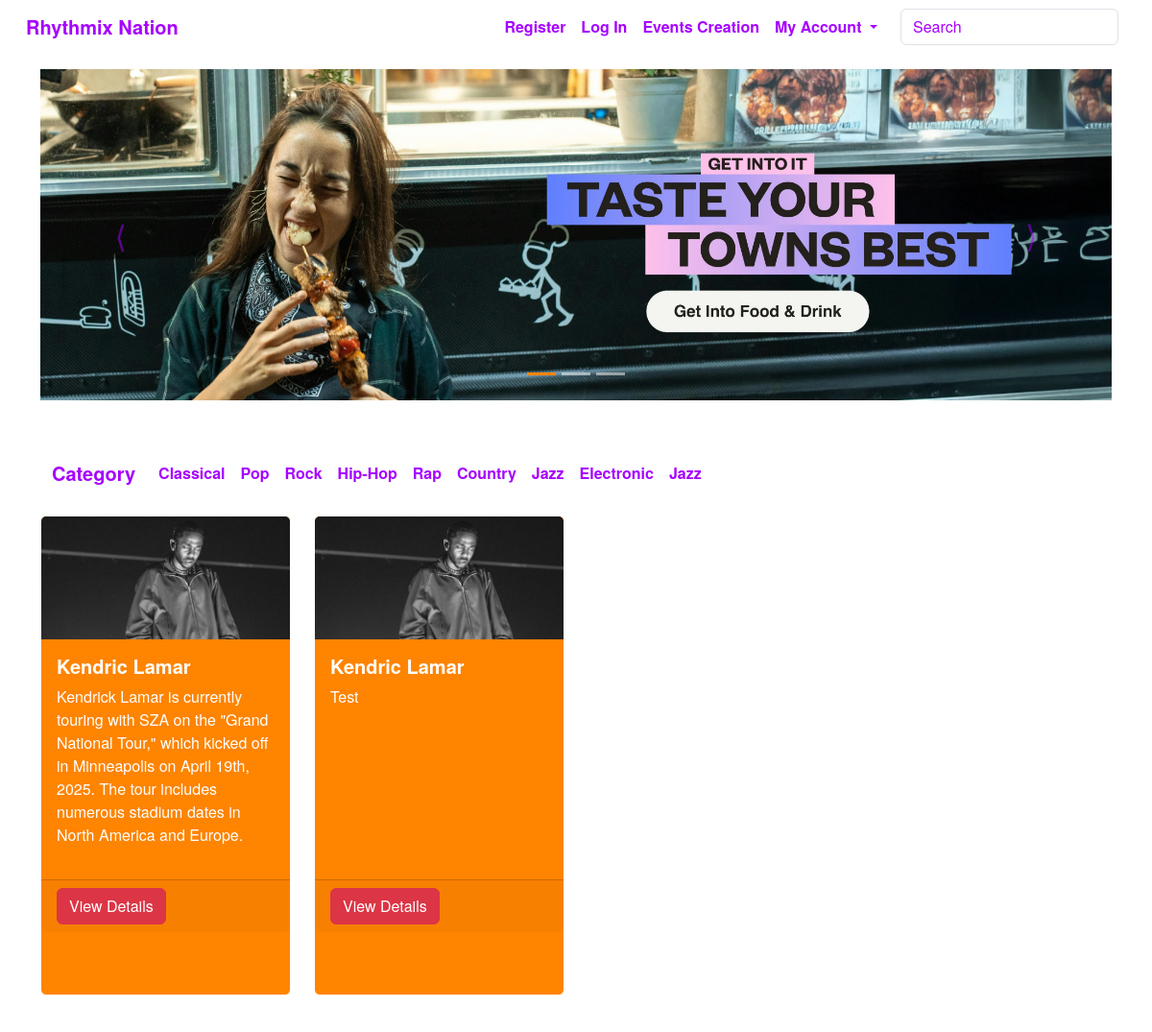
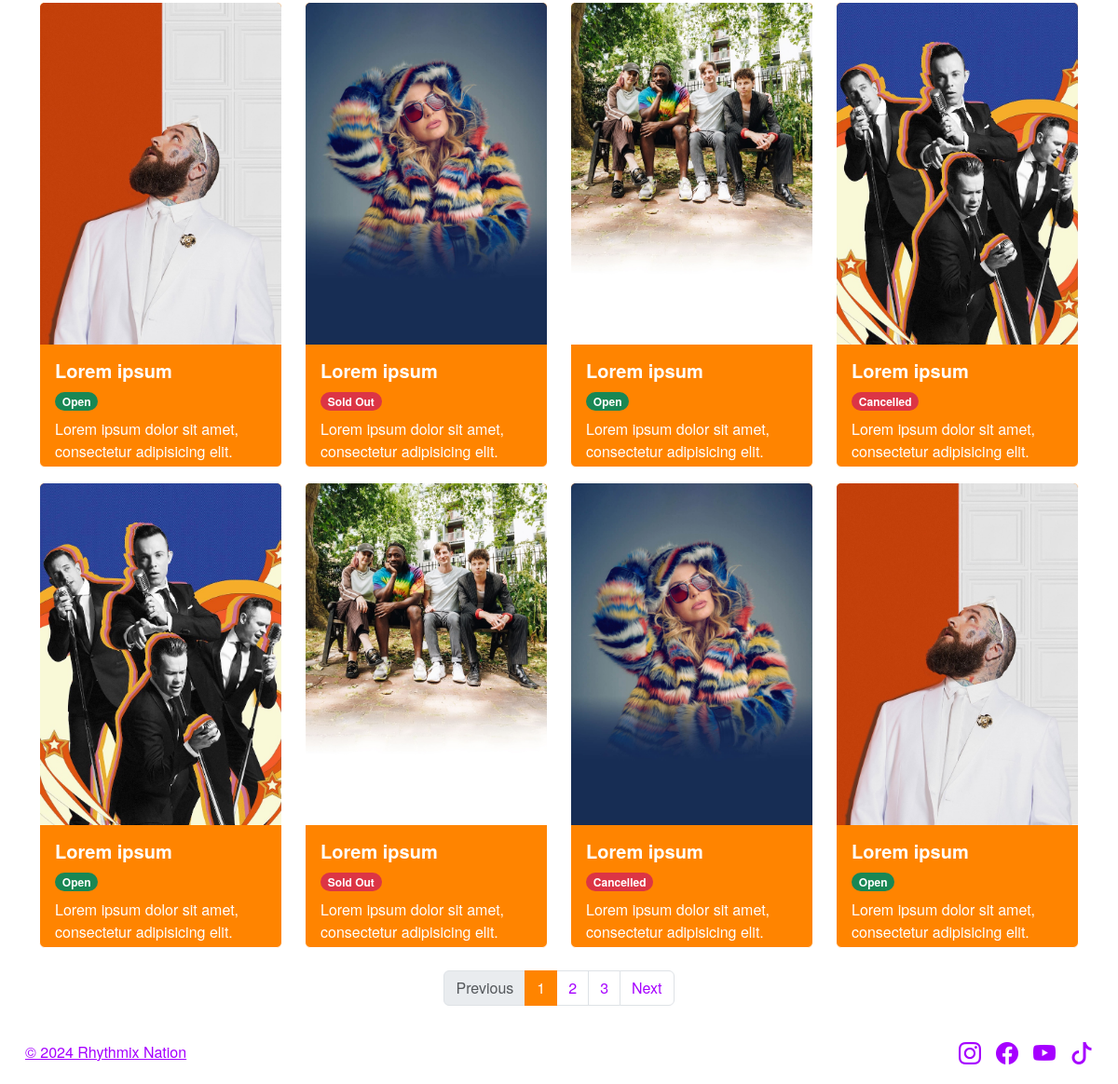
The page / on the database its author committed (2 pictures, top to bottom).
### website/models.py (models this page shows, shortened)
class Event(db.Model):
    __tablename__ = 'events'
    id = db.Column(db.Integer, primary_key=True)
    event_name = db.Column(db.String(150), nullable=False)
    category_id = db.Column(db.Integer, db.ForeignKey('categories.id'), nullable=False)
    event_description = db.Column(db.Text, nullable=False)
    start_date = db.Column(db.DateTime, nullable=False)
    start_time = db.Column(db.String(150), nullable=False)
    end_date = db.Column(db.DateTime, nullable=False)
    end_time = db.Column(db.String(150), nullable=False)
    event_location = db.Column(db.String(150), nullable=False)
    event_image = db.Column(db.String(150), nullable=False)
    ticket_price = db.Column(db.Float, nullable=False)
    capacity = db.Column(db.Integer, nullable=False)
    comment = db.relationship('Comment', backref='event')
    user_id = db.Column(db.Integer, db.ForeignKey('users.id'), nullable=False)

### website/views.py (the view)
@main_bp.route('/')
def index():
    events = db.session.scalars(db.select(Event)).all()
    return render_template('index.html', events=events)

### website/templates/index.html (shortened to what this page needs)
{% extends "base.html" %}
{% block content %}
      <main class="container">
        <div id="carouselExampleIndicators" class="carousel slide mb-5" data-bs-ride="carousel">
          <div class="carousel-indicators">
            <button type="button" data-bs-target="#carouselExampleIndicators" data-bs-slide-to="0" class="active" aria-current="true" aria-label="Slide 1"></button>
            <button type="button" data-bs-target="#carouselExampleIndicators" data-bs-slide-to="1" aria-label="Slide 2"></button>
            <button type="button" data-bs-target="#carouselExampleIndicators" data-bs-slide-to="2" aria-label="Slide 3"></button>
          </div>
          <div class="carousel-inner">
            <div class="carousel-item active">
              <img src="./static/img/image1.jpg" class="d-block w-100" alt="Image 1">
            </div>
          </div>
          <button class="carousel-control-prev" type="button" data-bs-target="#carouselExampleIndicators" data-bs-slide="prev">
            <span class="carousel-control-prev-icon" aria-hidden="true"></span>
          </button>
          <button class="carousel-control-next" type="button" data-bs-target="#carouselExampleIndicators" data-bs-slide="next">
            <span class="carousel-control-next-icon" aria-hidden="true"></span>
          </button>
        </div>
        <nav class="navbar navbar-expand-lg">
          <div class="container">
            <a class="navbar-brand category">Category</a>
            <div class="collapse navbar-collapse" id="navbarNav">
              <ul class="navbar-nav">
                <li class="nav-item">
                  <a class="nav-link active" href="404.html">Classical</a>
                </li>
                <li class="nav-item">
                  <a class="nav-link active" href="404.html">Pop</a>
                </li>
                <li class="nav-item">
                  <a class="nav-link active" href="404.html">Rock</a>
                </li>
                <li class="nav-item">
                  <a class="nav-link active" href="404.html">Hip-Hop</a>
                </li>
                <li class="nav-item">
                  <a class="nav-link active" href="404.html">Rap</a>
                </li>
                <li class="nav-item">
                  <a class="nav-link active" href="404.html">Country</a>
                </li>
                <li class="nav-item">
                  <a class="nav-link active" href="404.html">Jazz</a>
                </li>
                <li class="nav-item">
                  <a class="nav-link active" href="404.html">Electronic</a>
                </li>
                <li class="nav-item">
                  <a class="nav-link active" href="404.html">Jazz</a>
                </li>
              </ul>
            </div>
          </div>
        </nav>
        <div class="row row-cols-1 row-cols-sm-2 row-cols-md-3 row-cols-lg-4">
          {% for event in events %}
          <div class="col">
            <div class="card custom-card card-color mb-4">
              <img class="card-img-top" src="{{ event.event_image }}" alt="event picture">
              <div class="card-body">
                <h5 class="card-title">{{ event.event_name }}</h5>
                <p class="card-text">{{ event.event_description }}</p>
              </div>
              <div class="card-footer">
                <a href="{{ url_for('main.event_detail', event_id=event.id) }}" class="btn btn-danger">View Details</a>
              </div>
            </div>
          </div>
          {% endfor %}
        </div>
        <div class="row row-cols-1 row-cols-sm-2 row-cols-md-3 row-cols-lg-4">
          <div class="col">
            <div class="card custom-card card-color">
              <img src="./static/img/image4.jpg" class="card-img-top" alt="...">
              <div class="card-body">
                <h5 class="card-title ">Lorem ipsum</h5>
                <span class="badge rounded-pill text-bg-success mb-2">Open</span>
                <p class="card-text">Lorem ipsum dolor sit amet, consectetur adipisicing elit. Labore aperiam sit laboriosam corrupti accusamus! Quae rem inventore error natus excepturi consectetur libero commodi cupiditate ut? Quibusdam ipsa veritatis expedita eveniet?</p>
              </div>
            </div>
          </div>
          <div class="col">
            <div class="card custom-card card-color">
              <img src="./static/img/image5.jpg" class="card-img-top" alt="...">
              <div class="card-body">
                <h5 class="card-title">Lorem ipsum</h5>
                <span class="badge rounded-pill text-bg-danger mb-2">Sold Out</span>
                <p class="card-text">Lorem ipsum dolor sit amet, consectetur adipisicing elit. Labore aperiam sit laboriosam corrupti accusamus! Quae rem inventore error natus excepturi consectetur libero commodi cupiditate ut? Quibusdam ipsa veritatis expedita eveniet?</p>
              </div>
            </div>
          </div>
          <div class="col">
            <div class="card custom-card card-color">
              <img src="./static/img/image6.jpg" class="card-img-top" alt="...">
              <div class="card-body">
                <h5 class="card-title">Lorem ipsum</h5>
                <span class="badge rounded-pill text-bg-success mb-2">Open</span>
                <p class="card-text">Lorem ipsum dolor sit amet, consectetur adipisicing elit. Labore aperiam sit laboriosam corrupti accusamus! Quae rem inventore error natus excepturi consectetur libero commodi cupiditate ut? Quibusdam ipsa veritatis expedita eveniet?</p>
              </div>
            </div>
          </div>
          <div class="col">
            <div class="card custom-card card-color">
              <img src="./static/img/image7.jpg" class="card-img-top" alt="...">
              <div class="card-body">
                <h5 class="card-title">Lorem ipsum</h5>
                <span class="badge rounded-pill text-bg-danger mb-2">Cancelled</span>
                <p class="card-text">Lorem ipsum dolor sit amet, consectetur adipisicing elit. Labore aperiam sit laboriosam corrupti accusamus! Quae rem inventore error natus excepturi consectetur libero commodi cupiditate ut? Quibusdam ipsa veritatis expedita eveniet?</p>
              </div>
            </div>
          </div>
          <div class="col">
            <div class="card custom-card card-color">
              <img src="./static/img/image7.jpg" class="card-img-top" alt="...">
              <div class="card-body">
                <h5 class="card-title">Lorem ipsum</h5>
                <span class="badge rounded-pill text-bg-success mb-2">Open</span>
                <p class="card-text">Lorem ipsum dolor sit amet, consectetur adipisicing elit. Labore aperiam sit laboriosam corrupti accusamus! Quae rem inventore error natus excepturi consectetur libero commodi cupiditate ut? Quibusdam ipsa veritatis expedita eveniet?</p>
              </div>
            </div>
          </div>
          <div class="col">
            <div class="card custom-card card-color">
              <img src="./static/img/image6.jpg" class="card-img-top" alt="...">
              <div class="card-body">
                <h5 class="card-title">Lorem ipsum</h5>
                <span class="badge rounded-pill text-bg-danger mb-2">Sold Out</span>
                <p class="card-text">Lorem ipsum dolor sit amet, consectetur adipisicing elit. Labore aperiam sit laboriosam corrupti accusamus! Quae rem inventore error natus excepturi consectetur libero commodi cupiditate ut? Quibusdam ipsa veritatis expedita eveniet?</p>
              </div>
            </div>
          </div>
          <div class="col">
            <div class="card custom-card card-color">
              <img src="./static/img/image5.jpg" class="card-img-top" alt="...">
              <div class="card-body">
                <h5 class="card-title">Lorem ipsum</h5>
                <span class="badge rounded-pill text-bg-danger mb-2">Cancelled</span>
                <p class="card-text">Lorem ipsum dolor sit amet, consectetur adipisicing elit. Labore aperiam sit laboriosam corrupti accusamus! Quae rem inventore error natus excepturi consectetur libero commodi cupiditate ut? Quibusdam ipsa veritatis expedita eveniet?</p>
              </div>
            </div>
          </div>
          <div class="col">
            <div class="card custom-card card-color">
              <img src="./static/img/image4.jpg" class="card-img-top" alt="...">
              <div class="card-body">
                <h5 class="card-title">Lorem ipsum</h5>
                <span class="badge rounded-pill text-bg-success mb-2">Open</span>
                <p class="card-text">Lorem ipsum dolor sit amet, consectetur adipisicing elit. Labore aperiam sit laboriosam corrupti accusamus! Quae rem inventore error natus excepturi consectetur libero commodi cupiditate ut? Quibusdam ipsa veritatis expedita eveniet?</p>
              </div>
            </div>
          </div>
        <nav aria-label="Page navigation example" class="w-100 mt-4">
          <ul class="pagination justify-content-center">
            <li class="page-item">
              <span class="page-link disabled">Previous</span>
            </li>
            <li class="page-item active" aria-current="page">
              <span class="page-link">1</span>
            </li>
            <li class="page-item"><a class="page-link" href="404.html">2</a></li>
            <li class="page-item"><a class="page-link" href="404.html">3</a></li>
            <li class="page-item">
              <a class="page-link" href="404.html">Next</a>
            </li>
          </ul>
        </nav>
      </main>
      {% endblock %}

### website/templates/base.html (shortened to what this page needs)
<!DOCTYPE html>
<html>
<head>
    <link href="https://cdn.jsdelivr.net/npm/bootstrap@5.3.2/dist/css/bootstrap.min.css" rel="stylesheet">
    <link rel="stylesheet" href="{{ url_for('static', filename='style/styles.css') }}">
    <link rel="stylesheet" href="https://cdn.jsdelivr.net/npm/bootstrap-icons@1.10.5/font/bootstrap-icons.css">
</head>
<body>
<div class="wrapper d-flex flex-column min-vh-100">
    <header>
        <nav class="navbar navbar-expand-lg">
            <div class="container-fluid">
                <a class="navbar-brand page-title" href="{{ url_for('main.index') }}">Rhythmix Nation</a>
                <div class="collapse navbar-collapse justify-content-end" id="navbarSupportedContent">
                    <ul class="navbar-nav mb-2 mb-lg-0">
                        {% if current_user.is_authenticated %}
                            <a class="nav-item nav-link disabled text-muted" href="#">Welcome {{ current_user.first_name }}</a>
                            <a class="nav-item nav-link" href="{{ url_for('auth.logout') }}">Log Out</a>
                        {% else %}
                            <a class="nav-item nav-link" href="{{ url_for('auth.register') }}">Register</a>
                            <a class="nav-item nav-link" href="{{ url_for('auth.login') }}">Log In</a>
                        {% endif %}
                        <a class="nav-item nav-link" href="{{ url_for('event.create') }}">Events Creation</a>
                        <li class="nav-item dropdown">
                            <a class="nav-link dropdown-toggle" href="#" role="button" data-bs-toggle="dropdown" aria-expanded="false">
                                My Account
                            </a>
                        </li>
                    </ul>
                    <form class="d-flex ms-3" role="search">
                        <input class="form-control me-2" type="search" placeholder="Search" aria-label="Search">
                    </form>
                </div>
            </div>
        </nav>
    </header>
    <main class="flex-grow-1">
        {% block content %}{% endblock %}
    </main>
    <footer class="footer mt-auto py-3 border-top bg-light text-center">
        <div class="container-fluid d-flex flex-wrap justify-content-between align-items-center">
            <div class="col-md-4 d-flex align-items-center">
                <a class="mb-3 mb-md-0 text-muted" href="404.html">© 2024 Rhythmix Nation</a>
            </div>
            <ul class="nav col-md-4 justify-content-end list-unstyled d-flex">
                <li class="ms-3"><a class="text-muted" href="https://www.instagram.com" target="_blank"><i class="bi bi-instagram" style="font-size: 1.5rem;"></i></a></li>
                <li class="ms-3"><a class="text-muted" href="https://www.facebook.com" target="_blank"><i class="bi bi-facebook" style="font-size: 1.5rem;"></i></a></li>
                <li class="ms-3"><a class="text-muted" href="https://www.youtube.com" target="_blank"><i class="bi bi-youtube" style="font-size: 1.5rem;"></i></a></li>
                <li class="ms-3"><a class="text-muted" href="https://www.tiktok.com" target="_blank"><i class="bi bi-tiktok" style="font-size: 1.5rem;"></i></a></li>
            </ul>
        </div>
    </footer>
</div>
</body>
</html>

### website/static/style/styles.css (style rules this page uses)
body { font-family: "Helvetica Neue", Arial, sans-serif; background-color: #fff; color: #a600ff !important; }
.text-muted { color: #a600ff !important; }
.form-control::placeholder { color: #a600ff; }
strong, .modal-label, .section-title, h1, h2, h3, h4, h5, h6 { font-weight: bold; }
header { padding-inline: 15px; }
.navbar { background-color: #fff; }
.navbar-brand { font-weight: bold; color: #a600ff !important; text-decoration: none; }
.nav-link { font-weight: bold; color: #a600ff !important; text-decoration: none; }
.carousel-indicators button { background-color: #a600ff; }
.carousel-indicators .active { background-color: #ff8400; }
.carousel-control-prev-icon, .carousel-control-next-icon { background-image: none; width: auto; height: auto; font-size: 2rem; color: #a600ff; }
.carousel-control-prev::after, .carousel-control-next::after { content: ''; }
.carousel-control-prev-icon::before { content: '⟨'; }
.carousel-control-next-icon::before { content: '⟩'; }
.category { color: #a600ff; }
.custom-card { max-width: 18rem; width: 100%; margin: 0 auto; margin-top: 1rem; }
.card-color { background-color: #ff8400; border-color: #fff; }
.page-link { color: #a600ff; }
.pagination .active .page-link { background-color: #ff8400; border-color: #ff8400; }
footer { padding-inline: 15px; }
html, body { height: 100%; }
body { display: flex; flex-direction: column; min-height: 100vh; }
main { flex: 1; }
.card-title, .card-text { color: #ffffff; }
.wrapper { display: flex; flex-direction: column; min-height: 100vh; }
main { flex-grow: 1; }
.footer { margin-top: auto; background-color: #fff !important; border-top: none !important; }
.card.custom-card { min-height: 500px; max-height: 500px; display: flex; flex-direction: column; }
.card.custom-card .card-body { flex-grow: 1; overflow-y: auto; max-height: 250px; padding-right: 10px; }

### rows shown on the page
Event: event_image (picture), event_name "Kendric Lamar", event_description "Kendrick Lamar is currently touring with SZA on the \"Grand National Tour,\" which kicked off in Minneapolis on April 19th, 2025. The tour includes numerous stadium dates in North America and Europe."
Event: event_image (picture), event_name "Kendric Lamar", event_description "Test"
